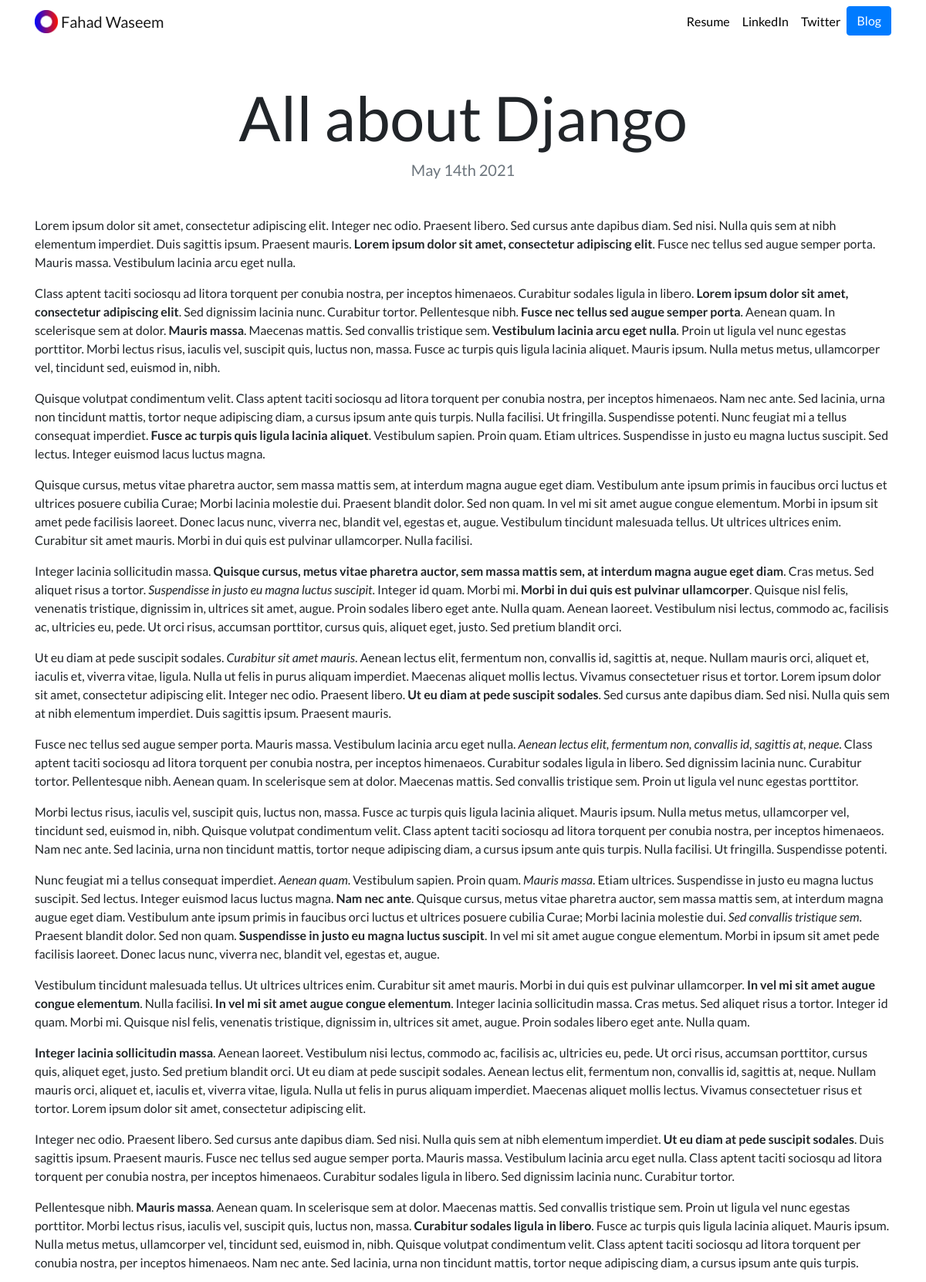
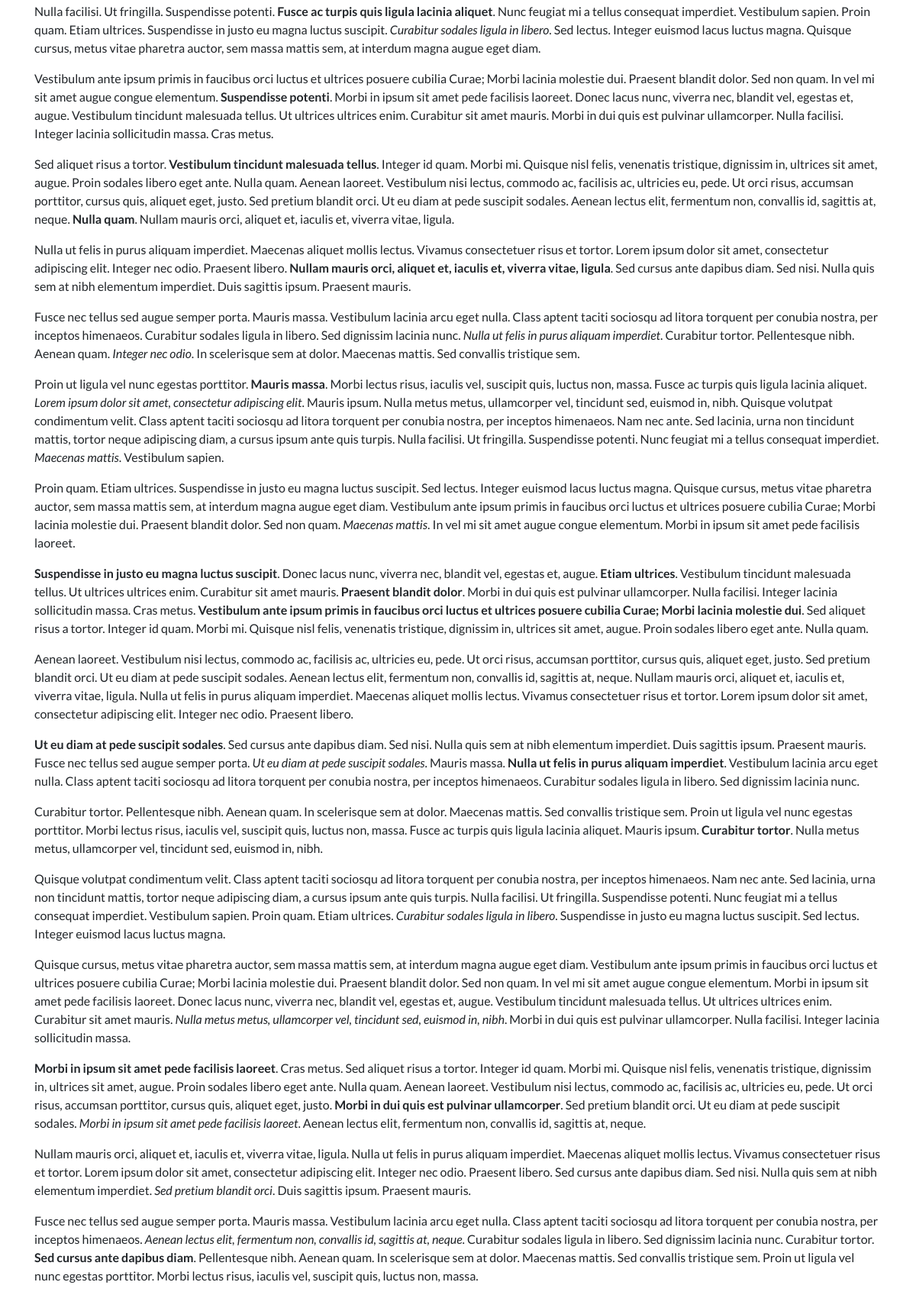
Page /blog/7/ (upper part) on the committed database (2 pictures, top to bottom).
### blog/models.py (models this page shows)
class Blog(models.Model):
    title = models.CharField(max_length=150)
    descreption = models.TextField()
    date = models.DateField()

### blog/views.py (the view)
# urls.py: path('<int:blog_id>/', views.detail, name = 'detail'),
def detail(request, blog_id):
    blog = get_object_or_404(Blog, pk=blog_id)
    return render(request, 'Blog/detail.html',{'blog': blog})

### blog/templates/Blog/detail.html
{% extends "portfolio/base.html" %}
{% load static %}
{% block content %}
<h1 class="text-center mt-5" id="blogdetailtitle">{{ blog.title }}</h1>
<h5 class="text-center text-muted mb-5">{{ blog.date|date:'F jS Y' }}</h5>
{{ blog.descreption|safe }}
{% endblock %}

### portfolio/static/portfolio/custom.css (style rules this page uses)
body { font-family: 'Lato', sans-serif; }
@media (min-width: 992px) { #blogdetailtitle { font-size: 5rem; } }

### rows in the picture
Blog: title "All about Django", date "May 14th 2021", descreption "Lorem ipsum dolor sit amet, consectetur adipiscing elit. Integer nec odio. Praesent libero. Sed cursus ante dapibus diam. Sed nisi. Nulla quis sem at nibh elementum imperdiet. Duis sagittis ipsum. Praesent mauris. Lorem ipsum dolor sit amet, consectetur adipiscing elit . Fusce nec tellus sed augue semper porta. Mauris massa. Vestibulum lacinia arcu eget nulla. Class aptent taciti sociosqu ad litora torquent per conubia nostra, per inceptos himenaeos. Curabitur sodales ligula in libero. Lorem ipsum dolor sit amet, consectetur adipiscing elit . Sed dignissim lacinia nunc. Curabitur tortor. Pellentesque nibh. Fusce nec tellus sed augue semper porta . Aenean quam. In scelerisque sem at dolor.…"
